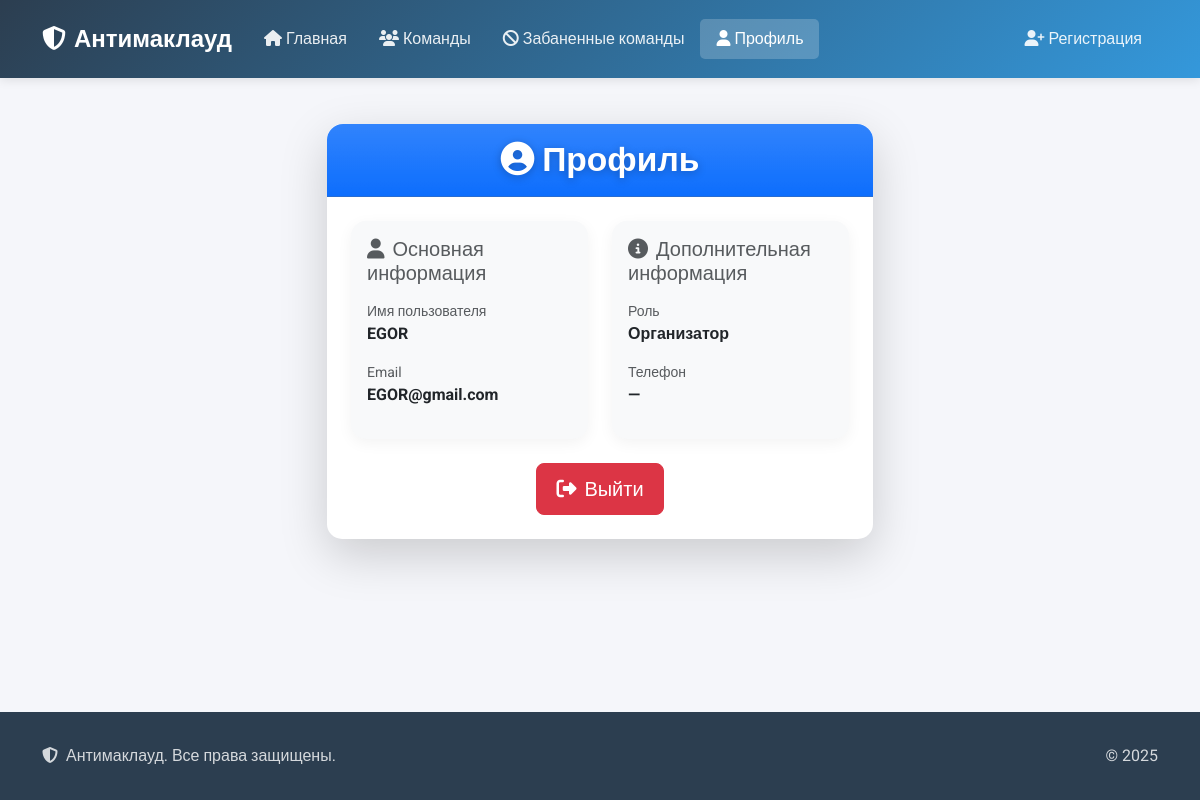
Screenshot of /profile/ (signed in) with the database file from the repository.
### core/models.py (models this page shows, shortened)
class User(AbstractUser):
    class Role(models.TextChoices):
        ADMIN = 'ADMIN', 'Администратор'
        ORGANIZER = 'ORGANIZER', 'Организатор'
        MEMBER = 'MEMBER', 'Участник'
    role = models.CharField(
        max_length=50,
        choices=Role.choices,
        default=Role.MEMBER,
    )
    phone = models.CharField(max_length=20, blank=True, null=True)
    chevron_photo = models.ImageField(upload_to='chevrons/', blank=True, null=True)
    team = models.ForeignKey('Team', on_delete=models.SET_NULL, blank=True, null=True)

### core/views.py (the view)
# urls.py: path('profile/', profile, name='profile'),
@login_required(login_url='/register/')
def profile(request):
    if request.user.is_authenticated:
        return render(request, 'profile.html', {'user': request.user})
    else:
        return render(request, 'profile.html', {'show_login': True})

### templates/profile.html (shortened to what this page needs)
{% extends 'base.html' %}
{% block content %}
<div class="row justify-content-center">
    <div class="col-md-8 col-lg-6">
        <div class="card shadow-lg mt-4">
            {% if user.is_authenticated %}
                <div class="card-header bg-primary bg-gradient text-white py-3" style="border-top-left-radius: 1rem; border-top-right-radius: 1rem;">
                    <h2 class="card-title text-center mb-0" style="font-size:2.1rem; font-weight:800; text-shadow: 0 2px 8px rgba(0,0,0,0.25);">
                        <i class="fas fa-user-circle me-2"></i>Профиль
                    </h2>
                </div>
                <div class="card-body p-4">
                    <div class="profile-info">
                        <div class="row g-4">
                            <div class="col-md-6">
                                <div class="card h-100 border-0 bg-light">
                                    <div class="card-body">
                                        <h5 class="card-title text-muted mb-3">
                                            <i class="fas fa-user me-2"></i>Основная информация
                                        </h5>
                                        <ul class="list-unstyled mb-0">
                                            <li class="mb-3">
                                                <small class="text-muted d-block">Имя пользователя</small>
                                                <strong>{{ user.username }}</strong>
                                            </li>
                                            <li class="mb-3">
                                                <small class="text-muted d-block">Email</small>
                                                <strong>{{ user.email }}</strong>
                                            </li>
                                        </ul>
                                    </div>
                                </div>
                            </div>
                            <div class="col-md-6">
                                <div class="card h-100 border-0 bg-light">
                                    <div class="card-body">
                                        <h5 class="card-title text-muted mb-3">
                                            <i class="fas fa-info-circle me-2"></i>Дополнительная информация
                                        </h5>
                                        <ul class="list-unstyled mb-0">
                                            <li class="mb-3">
                                                <small class="text-muted d-block">Роль</small>
                                                <strong>{{ user.get_role_display }}</strong>
                                            </li>
                                            <li class="mb-3">
                                                <small class="text-muted d-block">Телефон</small>
                                                <strong>{{ user.phone|default:'—' }}</strong>
                                            </li>
                                        </ul>
                                    </div>
                                </div>
                            </div>
                        </div>
                    </div>
                    <div class="text-center mt-4">
                        <a href="{% url 'logout' %}" class="btn btn-danger btn-lg">
                            <i class="fas fa-sign-out-alt me-2"></i>Выйти
                        </a>
                    </div>
                </div>
            {% endif %}
        </div>
    </div>
</div>
{% endblock %}

### templates/base.html (style rules this page uses)
:root { --primary-color: #2c3e50; --secondary-color: #3498db; --accent-color: #e74c3c; --text-color: #2c3e50; --light-bg: #f8f9fa; }
body { font-family: 'Roboto', sans-serif; color: var(--text-color); background-color: #f5f6fa; padding-top: 76px; min-height: 100vh; display: flex; flex-direction: column; }
.card { border: none; border-radius: 15px; box-shadow: 0 4px 15px rgba(0,0,0,0.05); transition: transform 0.3s ease, box-shadow 0.3s ease; }
.btn { border-radius: 8px; padding: 0.6rem 1.2rem; font-weight: 500; transition: all 0.3s ease; }

### rows the page displays
User: username "EGOR", email "EGOR@gmail.com", role "Организатор", phone "—"
